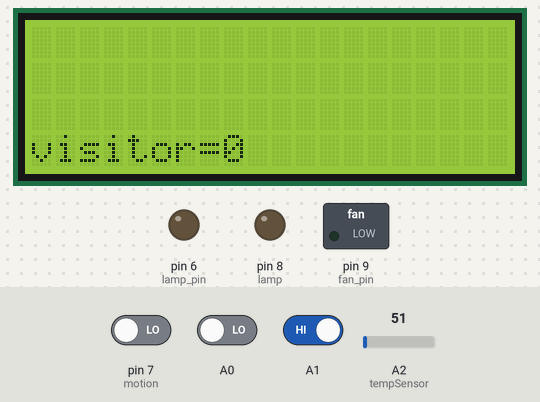
A sketch run on a simulated Arduino Uno, built with avr-gcc and run on an emulated ATmega328P. Parts: 20×4 character LCD, switched loads named in the sketch (green lamp = pin HIGH), output pins drawn as LEDs (lit = HIGH). The test bench sets the inputs (shaded band); at power-on: pin 7 (motion) LOW, A2 (tempSensor) = 51, A0 LOW, A1 HIGH.

Above: at 1.2 s.
1.3 s: pin 7 (motion) driven HIGH
At 2.7 s:
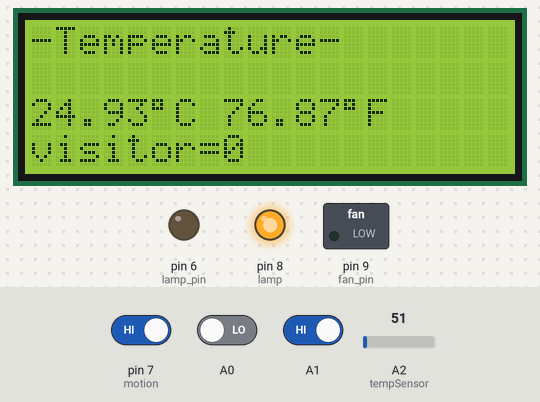
7.5 s: A2 (tempSensor) set to 61
At 8.4 s:
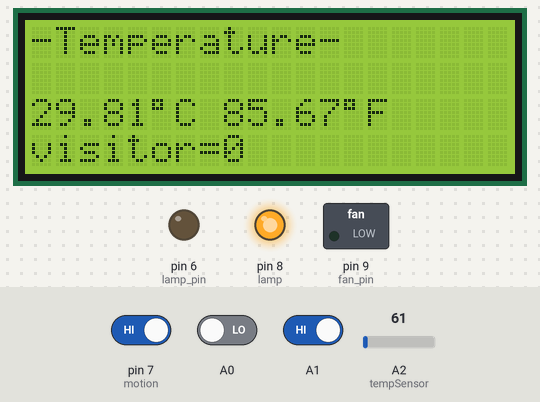
10.6 s: pin 7 (motion) driven LOW
At 16.6 s:
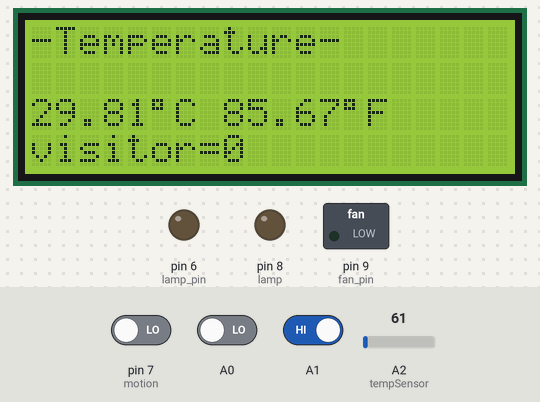
16.8 s: A0 driven HIGH
18.3 s: A1 driven LOW
At 20.9 s:
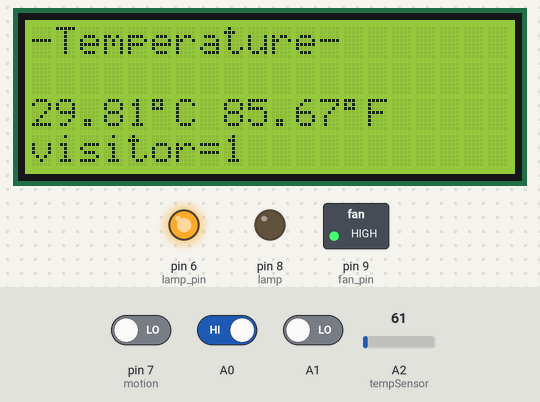
24.5 s: pin 7 (motion) driven HIGH
At 26.8 s:
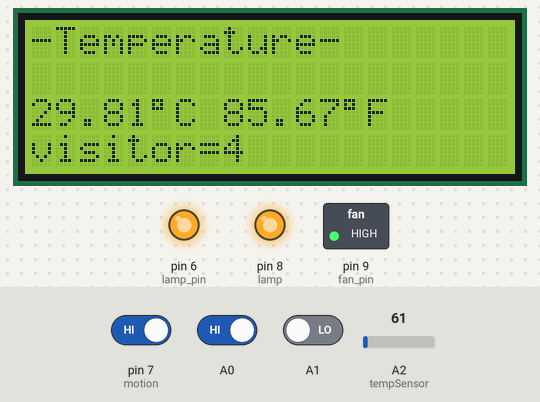
Timing chart, 0 to 28.3 s (numbered marks = the images above; inputs shaded):
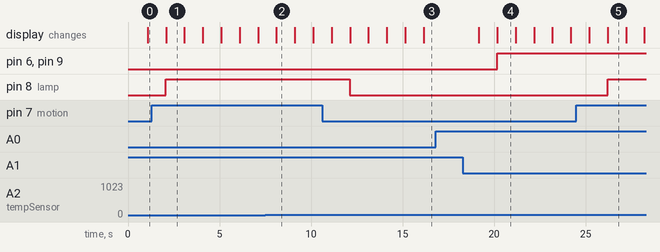

Measured:
- after the input at 1.3 s, pin 8 (lamp): LOW → HIGH after 0.77 s
- after the input at 7.5 s, the display: changes after 0.61 s (image 2)
- after the input at 10.6 s, pin 8 (lamp): HIGH → LOW after 1.5 s
- after the input at 16.8 s, every drawn part: stays the same
- after the input at 18.3 s, pin 6 (lamp_pin), pin 9 (fan_pin): LOW → HIGH after 1.9 s; the display: first changes after 0.87 s (image 4 shows a later state)
- after the input at 24.5 s, pin 8 (lamp): LOW → HIGH after 1.7 s
- what the display in image 1 shows lasts 1.0 s, from 2.1 s to 3.1 s

The sketch:

home.ino
```cpp
#include <LiquidCrystal.h>
#include <Wire.h>
#define lamp_pin 6
#define fan_pin 9
#define tempSensor A2  // Define the A2 pin as “temperature sensor”

int Vin; // Variable to read the value from the Arduino’s pin A0
float TC; // Variable that receives the converted voltage value to ºCtemperature
float TF; // Variable to receive the converted value from ºC to ºF

int motion = 7; // PIR sensor I/O pin7
int lamp=8; // buzzer I/O pin8

LiquidCrystal lcd(12,11,5,4,3,2);
int visitor=0;  //variable for counting visitor number
int ir_1,ir_2;  //variables for storing ir value
unsigned long timer_1,timer_2;  //variables for recording time for ir_1 and ir_2

void setup() {
   lcd.begin(20,4);
  pinMode(motion, INPUT);
  pinMode(A0,INPUT);
  pinMode(A1,INPUT);
  pinMode(lamp_pin,OUTPUT);
  pinMode(fan_pin,OUTPUT);
  pinMode(lamp, OUTPUT);

}

void loop(){

  long sensor = digitalRead(motion);
  if(sensor == HIGH){
     digitalWrite (lamp, HIGH);

   }
   else
   {
      digitalWrite (lamp, LOW);

   }


   lcd.setCursor(0,0);
   lcd.print("-Temperature-");
   Vin = analogRead (tempSensor); /* Tells the Arduino to read A2 and stores the value in “Vin” */
   TC=500.0*(Vin/1023.0); /* Converts the voltage value into temperature and stores it into the “TC” variable (in ºC)*/
   TF = ((9.0*TC)/5.0)+32.0; // Converts ºC to ºF
   lcd.setCursor(0, 2); // Moves the cursor of the display to the next line
   lcd.print (TC);
   lcd.print((char)223);// degree symbol
   lcd.print("C "); // Writes “C” to indicate that it is in Centigrade scale.
   lcd.print(TF); // Exhibits the value of the temperature on the display
   lcd.print((char)223); //degree symbol
   lcd.print("F "); // Writes “F” to indicate that it is in Fahrenheit scale.

   delay(1000); // Waits for one second to read the sensor pin again

   lcd.setCursor(0,4);
   lcd.print("visitor=");
   lcd.setCursor(8, 4);

   lcd.print(visitor);

   if(digitalRead(A0)==1 && digitalRead(A1)==0)
  {
    timer_1= millis();
  }
  if(digitalRead(A0)==0 && digitalRead(A1)==1)
  {
    timer_2= millis();
  }
  if(timer_1>timer_2)
  {
   visitor=visitor+1;
   lcd.clear();
   lcd.setCursor(0,4);
   lcd.print("visitor=");
   lcd.setCursor(8, 4);
   lcd.print(visitor);
   delay(1000);
   timer_1=0;
   timer_2=0;
  }
 else if(timer_1<timer_2)
  {

   visitor=visitor-1;
    if (visitor<=0)
  {
    visitor=0;
  }
   lcd.clear();
   lcd.setCursor(0,4);
   lcd.print("visitor=");
   lcd.setCursor(8,4);
   lcd.print(visitor);
   delay(1000);
   timer_1=0;
   timer_2=0;

  }
  if(visitor>=1)
  {
    digitalWrite(lamp_pin,1);
    digitalWrite(fan_pin,1);
  }
  else
  {digitalWrite(lamp_pin,0);
  digitalWrite(fan_pin,0);
  }


}
```
